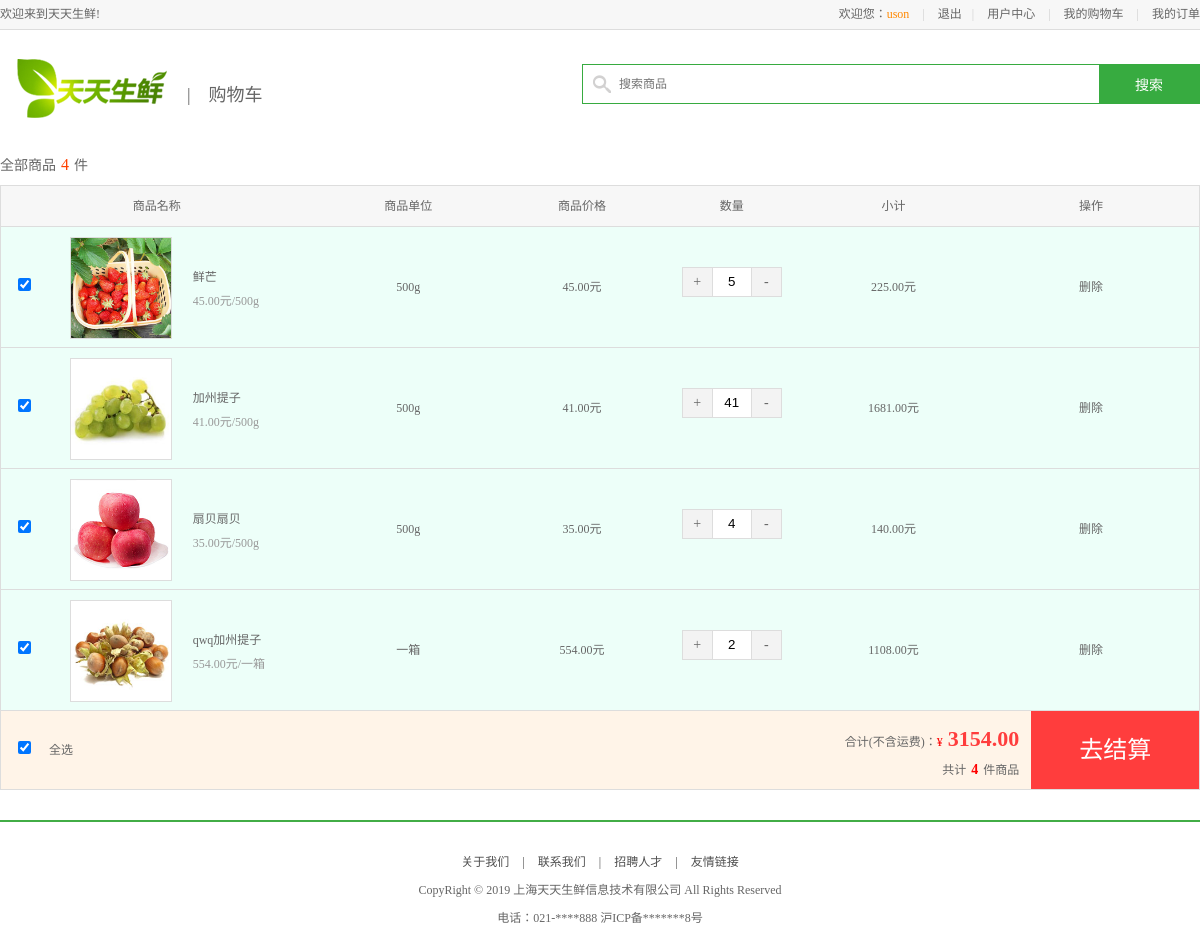
The app's page /cart/ (signed in) with its own data.
### cartapp/models.py (models this page shows)
class Cart(models.Model): # 第三张表
    user = models.ForeignKey('userapp.UserInfo', on_delete=models.CASCADE) # 跨app引入模型类可以用符号.
    good = models.ForeignKey('goodsapp.GoodsInfo', on_delete=models.CASCADE)
    count = models.IntegerField()

### goodsapp/models.py (models this page shows)
class GoodsInfo(models.Model):
    gtitle = models.CharField(max_length=20, verbose_name='商品标题')
    gpic = models.ImageField(upload_to='goodsPic', verbose_name='商品图片')
    gprice = models.DecimalField(max_digits=7, decimal_places=2, verbose_name='商品价格')
    isDelete = models.BooleanField(default=False, verbose_name='是否删除')
    gunit = models.CharField(max_length=10, default='500g', verbose_name='单位')
    gclick = models.IntegerField(verbose_name='商品人气')
    gbrief = models.CharField(max_length=100, verbose_name='商品简介')
    gstock = models.IntegerField(verbose_name='商品库存') # 库存
    gcontent = HTMLField(verbose_name='详情内容')
    gtype = models.ForeignKey('TypeInfo', on_delete=models.CASCADE, verbose_name='商品类型')

### userapp/views.py (the view)
    def warper(request, *args, **kwargs):
        login_status = request.session.has_key('user_id')
        print("状态：", login_status)
        if not login_status:
            ret = redirect('/user/login/')
            ret.set_cookie('url', request.get_full_path())
            return ret
        return func(request, *args, **kwargs)

### cartapp/views.py (called while the page is built, shortened)
@auth_login
def cart(request):
    uid = request.session.get('user_id')
    cartobj_list = models.Cart.objects.filter(user_id=uid)
    content = {'title': '购物车', 'page_name': 1, 'page_char': '购物车',
               'cartobj_list': cartobj_list,}
    return render(request, 'cartinfo/cart.html', content)

### userapp/views.py (called while the page is built)
def auth_login(func):
    def warper(request, *args, **kwargs):
        login_status = request.session.has_key('user_id')
        print("状态：", login_status)
        if not login_status:
            ret = redirect('/user/login/')
            ret.set_cookie('url', request.get_full_path())
            return ret
        return func(request, *args, **kwargs)
    return warper

### templates/cartinfo/cart.html (shortened to what this page needs)
{% extends 'goodsinfo/base.html' %}
{% block css %}
    <link rel="stylesheet" type="text/css" href="/static/css/modal.css">
{% endblock %}
	{% block content %}
	<div class="total_count">全部商品<em>{{ cartobj_list|length }}</em>件</div>
	<ul class="cart_list_th clearfix">
		<li class="col01">商品名称</li>
		<li class="col02">商品单位</li>
		<li class="col03">商品价格</li>
		<li class="col04">数量</li>
		<li class="col05">小计</li>
		<li class="col06">操作</li>
	</ul>
    {% for cartobj in cartobj_list %}
	<ul class="cart_list_td clearfix" cartid="{{ cartobj.id }}">
		<li class="col01"><input type="checkbox" name="purch" checked></li>
		<li class="col02"><img src="/static/media/{{ cartobj.good.gpic }}"></li>
		<li class="col03">{{ cartobj.good.gtitle }}<br><em>{{ cartobj.good.gprice }}元/{{ cartobj.good.gunit }}</em></li>
		<li class="col04">{{ cartobj.good.gunit }}</li>
		<li class="col05 gprice">{{ cartobj.good.gprice }}<span>元</span></li>
		<li class="col06">
			<div class="num_add" gid='{{ cartobj.good_id }}'>
				<a href="javascript:;" class="add fl">+</a>
				<input type="text" class="num_show fl" value="{{ cartobj.count }}">
				<a href="javascript:;" class="minus fl">-</a>
			</div>
		</li>
		<li class="col07 totalPrice">{% widthratio cartobj.good.gprice 1 cartobj.count as total %}{{ total|floatformat:'2' }}<span>元</span></li>
		<li class="col08"><a class="del" href="/cart/del_{{ cartobj.good_id }}_{{ cartobj.count }}">删除</a></li>
	</ul>
    {% endfor %}
	<ul class="settlements">
		<li class="col01"><input type="checkbox" id="check_all" checked></li>
		<li class="col02">全选</li>
		<li class="col03">合计(不含运费)：<span>¥</span><em class="total"></em><br>共计<b>{{ cartobj_list|length }}</b>件商品</li>
        <li class="col04"><a id="account" href="{% url 'order:order' %}?">去结算</a></li>
	</ul>
    {% endblock %}

### static/css/main.css (style rules this page uses)
body { font-family:'Microsoft Yahei';font-size:12px;color:#666; }
html,body { height:100% }
.total { height:35px;line-height:35px;margin-top:25px; }
.total_count { width:1200px;margin:0 auto;height:40px;line-height:40px;font-size:14px; }
.total_count em { font-size:16px;color:#ff4200;margin:0 5px; }
.cart_list_th { width:1198px;border:1px solid #ddd;background-color:#f7f7f7;margin:0 auto; }
.cart_list_th li { height:40px;line-height:40px;float:left;text-align:center; }
.cart_list_th .col01 { width:26%; }
.cart_list_th .col02 { width:16%; }
.cart_list_th .col03 { width:13%; }
.cart_list_th .col04 { width:12%; }
.cart_list_th .col05 { width:15%; }
.cart_list_th .col06 { width:18%; }
.cart_list_td { width:1198px;border:1px solid #ddd;background-color:#edfff9;margin:0 auto;margin-top:-1px; }
.cart_list_td li { height:120px;line-height:120px;float:left;text-align:center; }
.cart_list_td .col01 { width:4%; }
.cart_list_td .col02 { width:12%; }
.cart_list_td .col03 { width:10%; }
.cart_list_td .col04 { width:16%; }
.cart_list_td .col05 { width:13%; }
.cart_list_td .col06 { width:12%; }
.cart_list_td .col07 { width:15%; }
.cart_list_td .col08 { width:18%; }
.cart_list_td .col02 img { width:100px;height:100px;border:1px solid #ddd;display:block;margin:10px auto 0; }
.cart_list_td .col03 { height:48px;text-align:left;line-height:24px;margin-top:38px; }
.cart_list_td .col03 em { color:#999 }
.cart_list_td .col08 a { color:#666 }
.cart_list_td .col06 .num_add { width:98px;height:28px;border:1px solid #ddd;margin:40px auto 0; }
.cart_list_td .col06 .num_add a { width:29px;height:28px;line-height:28px;background-color:#f3f3f3;font-size:14px;color:#666 }
.cart_list_td .col06 .num_add input { width:38px;height:28px;text-align:center;line-height:30px;border:0px;display:block;float:left;outline:none;border-left:1px solid #ddd;border-right:1px solid #ddd; }
.settlements { width:1198px;height:78px;border:1px solid #ddd;background-color:#fff4e8;margin:-1px auto 0; }
.settlements li { line-height:78px;float:left; }
.settlements .col01 { width:4%;text-align:center }
.settlements .col02 { width:12%; }
.settlements .col03 { width:69%; height:48px; line-height:28px;text-align:right;margin-top:10px; }
.settlements .col03 span { color:#ff0000;padding-right:5px }
.settlements .col03 em { color:#ff3d3d;font-size:22px;font-weight:bold; }
.settlements .col03 span { color:#ff0000; }
.settlements .col03 b { color:#ff0000;font-size:14px;padding:0 5px; }
.settlements .col04 { width:14%;text-align:center;float:right; }
.settlements .col04 a { display:block;height:78px;background-color:#ff3d3d;text-align:center;line-height:78px;color:#fff;font-size:24px }

### records on screen
Cart: good.gpic (picture), good.gtitle "鲜芒", good.gprice "45.00", good.gunit "500g", count "5", total "225.00"
Cart: good.gpic (picture), good.gtitle "加州提子", good.gprice "41.00", good.gunit "500g", count "41", total "1681.00"
Cart: good.gpic (picture), good.gtitle "扇贝扇贝", good.gprice "35.00", good.gunit "500g", count "4", total "140.00"
Cart: good.gpic (picture), good.gtitle "qwq加州提子", good.gprice "554.00", good.gunit "一箱", count "2", total "1108.00"

### other values on screen
{{ request.session.username }} "uson"
{{ page_char }} "购物车"
{{ cartobj_list|length }} "4"
